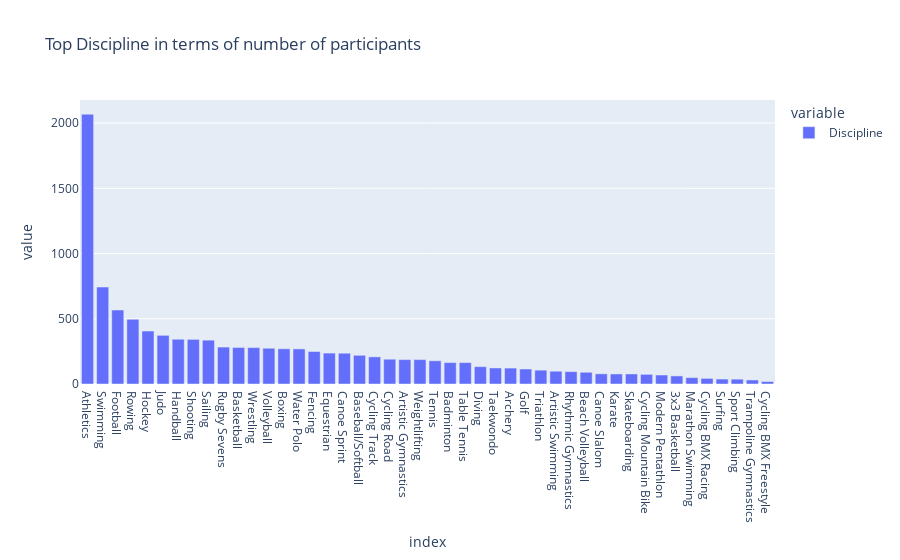

Source (notebook cell):
### Code cell
x=df1.Discipline.value_counts()
plt.figure(figsize=(12,6))
px.bar(x,title='Top Discipline in terms of number of participants')

### Figure 1 — Plotly figure (JSON) as saved in the notebook; plotly's stock layout.template omitted (floating-point values rounded to 4 significant figures)
{"data": [{"alignmentgroup": "True", "hovertemplate": "variable=Discipline<br>index=%{x}<br>value=%{y}<extra></extra>", "legendgroup": "Discipline", "marker": {"color": "#636efa", "pattern": {"shape": ""}}, "name": "Discipline", "offsetgroup": "Discipline", "orientation": "v", "showlegend": true, "textposition": "auto", "type": "bar", "x": ["Athletics", "Swimming", "Football", "Rowing", "Hockey", "Judo", "Handball", "Shooting", "Sailing", "Rugby Sevens", "Basketball", "Wrestling", "Volleyball", "Boxing", "Water Polo", "Fencing", "Equestrian", "Canoe Sprint", "Baseball/Softball", "Cycling Track", "Cycling Road", "Artistic Gymnastics", "Weightlifting", "Tennis", "Badminton", "Table Tennis", "Diving", "Taekwondo", "Archery", "Golf", "Triathlon", "Artistic Swimming", "Rhythmic Gymnastics", "Beach Volleyball", "Canoe Slalom", "Karate", "Skateboarding", "Cycling Mountain Bike", "Modern Pentathlon", "3x3 Basketball", "Marathon Swimming", "Cycling BMX Racing", "Surfing", "Sport Climbing", "Trampoline Gymnastics", "Cycling BMX Freestyle"], "xaxis": "x", "y": [2068, 743, 567, 496, 406, 373, 343, 342, 336, 283, 280, 279, 274, 270, 269, 249, 237, 236, 220, 208, 190, 187, 187, 178, 164, 164, 133, 123, 122, 115, 106, 98, 95, 90, 78, 77, 77, 74, 69, 62, 49, 43, 38, 37, 31, 19], "yaxis": "y"}], "layout": {"barmode": "relative", "legend": {"title": {"text": "variable"}, "tracegroupgap": 0}, "title": {"text": "Top Discipline in terms of number of participants"}, "xaxis": {"anchor": "y", "domain": [0, 1], "title": {"text": "index"}}, "yaxis": {"anchor": "x", "domain": [0, 1], "title": {"text": "value"}}}}
